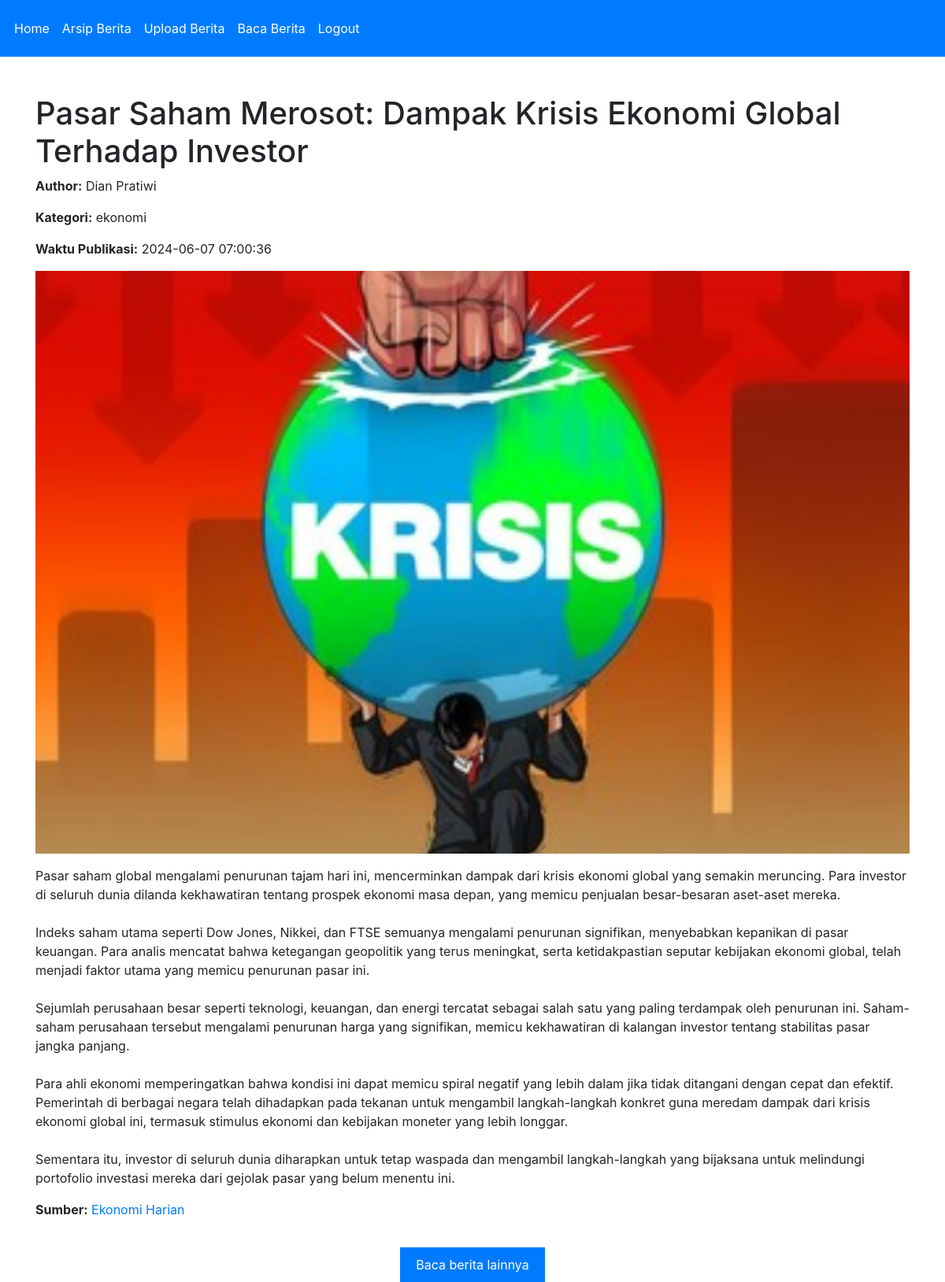
The page /detail_berita.php?id=9 on the database its author committed.
### tables this page shows
CREATE TABLE `berita` (
  `id` int NOT NULL,
  `judul` varchar(255) NOT NULL,
  `isi` text NOT NULL,
  `author` varchar(100) NOT NULL,
  `kategori` enum('sosial','politik','ekonomi','edukasi','hiburan','olahraga','kesehatan','teknologi') DEFAULT NULL,
  `waktu_publikasi` timestamp NULL DEFAULT CURRENT_TIMESTAMP,
  `gambar` varchar(255) DEFAULT NULL,
  `sumber` varchar(255) DEFAULT NULL
);

### detail_berita.php (the view, shortened to what this page needs)
<?php
class DetailBerita {
    private $db;
    public function __construct($db) {
        $this->db = $db;
    }
    public function getBerita($id) {
        $query = "SELECT * FROM berita WHERE id = ?";
        $stmt = $this->db->prepare($query);
        $stmt->execute([$id]);
        return $stmt->fetch(PDO::FETCH_ASSOC);
    }
    public function displayDetail($berita) {
        ?>
        <!DOCTYPE html>
        <html>
        <head>
            <link href="https://maxcdn.bootstrapcdn.com/bootstrap/4.5.2/css/bootstrap.min.css" rel="stylesheet">
        </head>
        <body>
        <body>
    <nav class="navbar navbar-expand-lg navbar-custom">
        <div class="collapse navbar-collapse" id="navbarNav">
            <ul class="navbar-nav">
                <li class="nav-item">
                    <a class="nav-link" href="index.php">Home</a>
                </li>
                <li class="nav-item">
                    <a class="nav-link" href="arsip_berita.php">Arsip Berita</a>
                </li>
                <li class="nav-item">
                    <a class="nav-link" href="create_berita.php">Upload Berita</a>
                </li>
                <li class="nav-item">
                    <a class="nav-link" href="berita.php">Baca Berita</a>
                </li>
                <li class="nav-item">
                    <a class="nav-link" href="logout.php">Logout</a>
                </li>
            </ul>
        </div>
    </nav>
            <div class="container mt-5">
                <h1><?php echo $berita['judul']; ?></h1>
                <p><strong>Author:</strong> <?php echo $berita['author']; ?></p>
                <p><strong>Kategori:</strong> <?php echo $berita['kategori']; ?></p>
                <p><strong>Waktu Publikasi:</strong> <?php echo $berita['waktu_publikasi']; ?></p>
                <?php if ($berita['gambar']): ?>
                    <p><img src="<?php echo $berita['gambar']; ?>" class="img-fluid"></p>
                <?php endif; ?>
                <p><?php echo nl2br($berita['isi']); ?></p>
                <p><strong>Sumber:</strong> <a href="<?php echo $berita['sumber']; ?>" target="_blank"><?php echo $berita['sumber']; ?></a></p>
            </div>
            <div class="center-btn">
            <a href="berita.php" class="btn-berita">Baca berita lainnya</a>
        </body>
        </html>
        <?php
    }
}
if(isset($_GET['id'])) {
    $id = $_GET['id'];
    $database = new Database();
    $db = $database->getConnection();
    $detailBerita = new DetailBerita($db);
    $berita = $detailBerita->getBerita($id);
    $detailBerita->displayDetail($berita);
} else {
    echo "ID berita tidak ditemukan.";
    exit;
}
?>

### detail_berita.php (style rules this page uses)
.navbar { display: flex; background-color: #007BFF; padding: 10px; }
.navbar a { color: white; padding: 14px 20px; text-decoration: none; text-align: center; }
.btn-berita { background-color: blue; color: white; border: none; padding: 10px 20px; text-align: center; text-decoration: none; display: inline-block; font-size: 16px; margin-top: 20px; }
.btn-berita { background-color: #007BFF; color: white; }
.center-btn { display: flex; justify-content: center; }

### rows shown on the page
berita: judul "Pasar Saham Merosot: Dampak Krisis Ekonomi Global Terhadap Investor", author "Dian Pratiwi", kategori "ekonomi", waktu_publikasi "2024-06-07 07:00:36", gambar (picture), isi "Pasar saham global mengalami penurunan tajam hari ini, mencerminkan dampak dari krisis ekonomi global yang semakin meruncing. Para investor di seluruh dunia dilanda kekhawatiran tentang prospek ekonomi masa depan, yang memicu penjualan besar-besaran aset-aset mereka. Indeks saham utama seperti Dow Jones, Nikkei, dan FTSE semuanya mengalami penurunan signifikan, menyebabkan kepanikan di pasar keuangan. Para analis mencatat bahwa ketegangan geopolitik yang terus meningkat, serta ketidakpastian seputar kebijakan ekonomi global, telah menjadi faktor utama yang memicu penurunan pasar ini. Sejumlah perusahaan besar seperti teknologi, keuangan, dan energi tercatat sebagai salah satu yang paling…", sumber "Ekonomi Harian"
